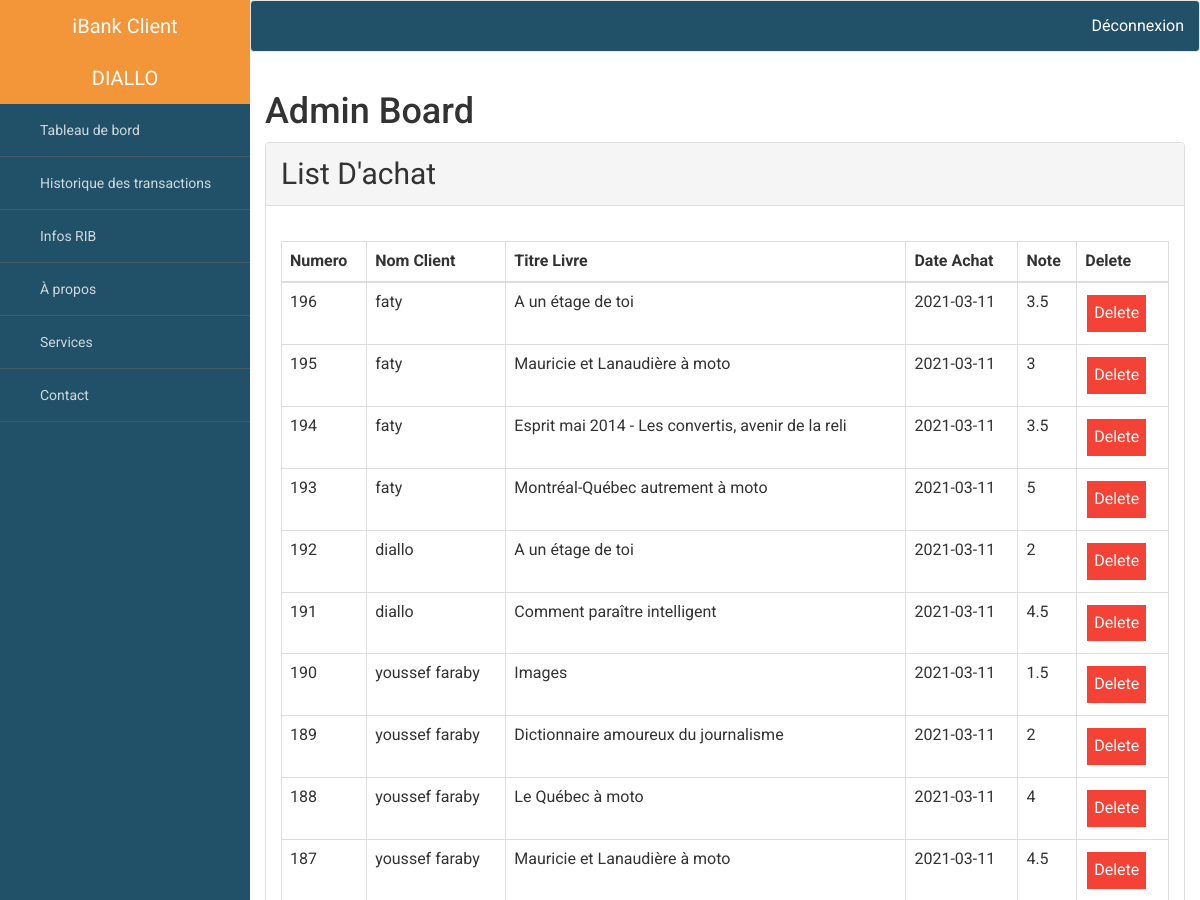
The app's page /admin.php (upper part), older data.
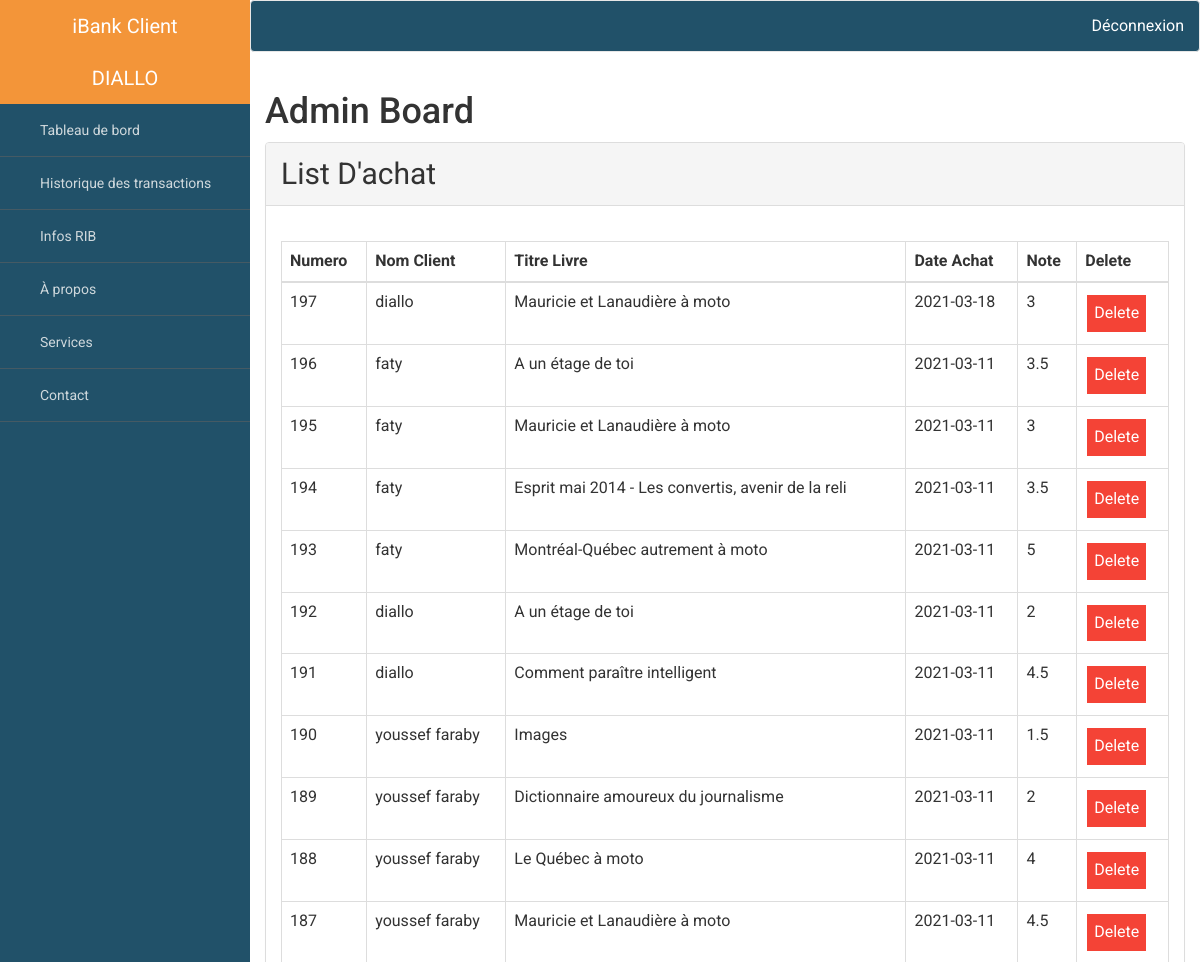
The same page, newer data.
### tables this page shows
CREATE TABLE IF NOT EXISTS `achat` (
  `id_achat` int(99) NOT NULL AUTO_INCREMENT,
  `id_client` int(99) NOT NULL,
  `ISBN` int(99) NOT NULL,
  `date_achat` date DEFAULT NULL,
  `evaluer` float DEFAULT NULL,
  PRIMARY KEY (`id_achat`),
  KEY `id_client` (`id_client`,`ISBN`,`id_achat`),
  KEY `ISBN` (`ISBN`),
  KEY `date_emprunt` (`date_achat`)
);

CREATE TABLE IF NOT EXISTS `client` (
  `id_client` int(99) NOT NULL AUTO_INCREMENT,
  `nom_client` varchar(17) NOT NULL,
  `Email` varchar(75) NOT NULL,
  `Nb_achat` int(99) DEFAULT '0',
  `MDP` varchar(20) NOT NULL,
  `nationalite` varchar(50) DEFAULT NULL,
  `type_livre` varchar(50) NOT NULL,
  `age` int(11) NOT NULL,
  PRIMARY KEY (`id_client`),
  KEY `id_client` (`id_client`)
);

CREATE TABLE IF NOT EXISTS `livre` (
  `ISBN` int(99) NOT NULL AUTO_INCREMENT,
  `titre_livre` varchar(100) DEFAULT NULL,
  `type_livre` varchar(200) DEFAULT NULL,
  `img_livre` longtext,
  `Paragraphe` longtext,
  `cat_pay` varchar(50) DEFAULT NULL,
  `nb_achat` int(10) NOT NULL DEFAULT '0',
  `note` float NOT NULL DEFAULT '3.5',
  PRIMARY KEY (`ISBN`),
  KEY `ISBN` (`ISBN`)
);

### admin.php (the view, shortened to what this page needs)
<?php session_start();
  $myPDO = new PDO('mysql:host=localhost;dbname=biblio', 'root', '');
?>
<!DOCTYPE html>
<html lang="fr">
<head>
    <link rel="stylesheet" href="https://maxcdn.bootstrapcdn.com/bootstrap/3.4.1/css/bootstrap.min.css">
    <link rel="stylesheet" type="text/css" href="http://ajax.aspnetcdn.com/ajax/jquery.dataTables/1.9.0/css/jquery.dataTables.css">
    <link rel="stylesheet" type="text/css" href="http://ajax.aspnetcdn.com/ajax/jquery.dataTables/1.9.0/css/jquery.dataTables_themeroller.css">
</head>
<body>
<div id="viewport">
  <div id="sidebar">
    <header>
      <a href="#">iBank Client</a>
      <a href="">
           <?php echo 'DIALLO'?></a>
    </header>
    <ul class="nav">
      <li>
        <a href="#">
          <i class="zmdi zmdi-view-dashboard"></i> Tableau de bord
        </a>
      </li>
      <li>
        <a href="#">
          <i class="zmdi zmdi-widgets"></i> Historique des transactions
        </a>
      </li>
      <li>
        <a href="#">
          <i class="zmdi zmdi-calendar"></i> Infos RIB
        </a>
      </li>
      <li>
        <a href="#">
          <i class="zmdi zmdi-info-outline"></i> À propos
        </a>
      </li>
      <li>
        <a href="#">
          <i class="zmdi zmdi-settings"></i> Services
        </a>
      </li>
      <li>
        <a href="#">
          <i class="zmdi zmdi-comment-more"></i> Contact
        </a>
      </li>
    </ul>
  </div>
  <div id="content">
    <nav class="navbar navbar-default" id="bar">
      <div class="container-fluid">
        <ul class="nav navbar-nav navbar-right">
          <li>
            <a href="#"><i class="icofont-logout" style="color:white; wh"></i></i>
            </a>
          </li>
          <li><a href="logout.php" style="color:white"
         >Déconnexion</a></li>
        </ul>
      </div>
    </nav>
    <div class="container-fluid">
      <h1>Admin Board</h1>
      <div class="panel-group" id="accordion">
  <div class="panel panel-default">
    <div class="panel-heading">
      <div class="panel-title" style="font-size:30px; display:flex">
          <a data-toggle="collapse" data-parent="#accordion" href="#collapse1" style="text-decoration: none;">
       List D'achat
        </a>
      </div>
    </div>
    <div id="collapse1" class="panel-collapse collapse in">
      <div class="panel-body">
      <table id="example"  class="table table-bordered" style="width:100%; margin-top:20px">
                <thead>
                    <tr>
                       <th>Numero</th>
                        <th>Nom Client</th>
                        <th>Titre Livre</th>
                        <th>Date Achat</th>
                        <th>Note</th>
                        <th>Delete</th>
                    </tr>
                </thead>
                <tbody>
                    <?php
                    $query = "SELECT DISTINCT *
                    FROM achat a
                    JOIN client c
                    ON c.id_client = a.id_client
                    JOIN livre l
                    ON l.isbn = a.isbn ORDER BY id_achat DESC";
                    $statement = $myPDO->prepare($query);
                    $statement->execute();
                    $count = $statement->rowCount();
                    if($count > 0)
                    {
                      $operation_Info = $statement->fetchAll();
                      foreach ($operation_Info as $opera){
                      ?>
                          <tr>
                            <td><?php echo $opera['id_achat'];?></td>
                            <td><?php echo $opera['nom_client'];?></td>
                            <td><?php echo $opera['titre_livre'];?></td>
                            <td><?php echo " ". $opera['date_achat']; " "?></td>
                            <td><?php echo $opera['evaluer'];?></td>
                            <td><?php  echo "<a  class='button' style='background-color: #f44336' href=\"delete.php?id=".$opera['id_achat']."\">Delete</a>";?></td>
                          </tr>
                      <?php
                        }
                      }
                      else{
                        echo 'badddd';
                      }
                      ?>
                </tbody>
          </table>
      </div>
    </div>
  </div>
</div>
    </div>
  </div>
</div>
</body>
</html>

### admin.php (style rules this page uses)
body { overflow-x: hidden; font-family: 'Roboto', sans-serif; font-size: 16px; }
#viewport { padding-left: 250px; -webkit-transition: all 0.5s ease; -moz-transition: all 0.5s ease; -o-transition: all 0.5s ease; transition: all 0.5s ease; }
#content { width: 100%; position: relative; margin-right: 0; }
#sidebar { z-index: 1000; position: fixed; left: 250px; width: 250px; height: 100%; margin-left: -250px; overflow-y: auto; background: #215169; -webkit-transition: all 0.5s ease; -moz-transition: all 0.5s ease; -o-transition: all 0.5s ease; transition: all 0.5s ease; }
#sidebar header { background-color: #F39539; font-size: 20px; line-height: 52px; color: black; text-align: center; }
#sidebar header a { color: #fff; display: block; text-decoration: none; }
.button { background-color: #4CAF50; border: none; color: white; padding: 7px 7px; text-align: center; text-decoration: none; display: inline-block; font-size: 16px; margin: 4px 2px; cursor: pointer; }
#sidebar .nav a { background: none; border-bottom: 1px solid #455A64; color: #CFD8DC; font-size: 14px; padding: 16px 24px; }
#bar { background: #215169; color: white; }
a { text-decoration: inherit; }

Row changes from the older to the newer data that the page shows:
added achat: id_achat "197", id_client.nom_client "diallo", ISBN.titre_livre "Mauricie et Lanaudière à moto", date_achat "2021-03-18", evaluer "3"
